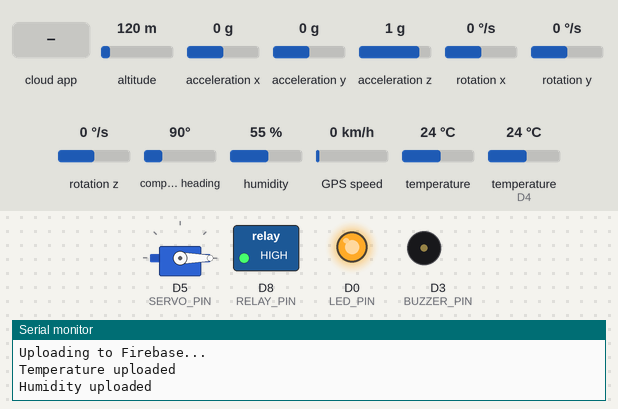
A sketch run on a simulated ESP8266 (NodeMCU). Shown: servo, switched loads named in the sketch (green lamp = pin HIGH), output pins drawn as LEDs (lit = HIGH), buzzer (waves = sounding, pin HIGH), the last lines printed to the serial monitor. The inputs (shaded band) are chosen by the test bench; at power-on: altitude 120 m, acceleration x 0 g, acceleration y 0 g, acceleration z 1 g, rotation x 0 °/s, rotation y 0 °/s, rotation z 0 °/s, compass heading 90°, humidity 55 %, GPS speed 0 km/h, temperature 24 °C, temperature (sensor on D4) 24 °C. WiFi joins after 1.5 s; servers stay silent unless stated; the GPS gets a fix after 3 s at 37.7749, -122.4194 with 8 satellites; the Firebase database answers and starts empty.

Above: at 4.5 s.
4.6 s: the phone or cloud app sets fan to 1
At 6.4 s:
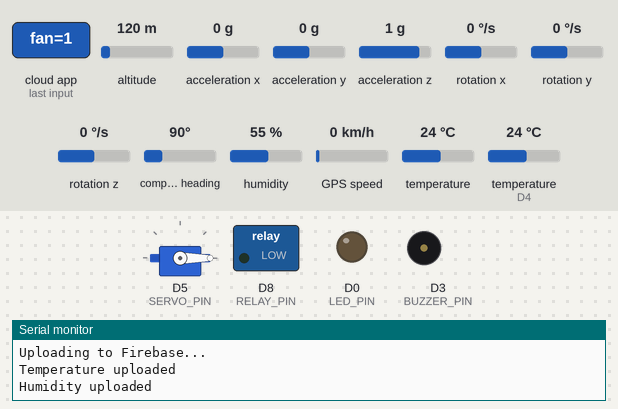
7.3 s: the phone or cloud app sets door to 1
At 7.9 s:
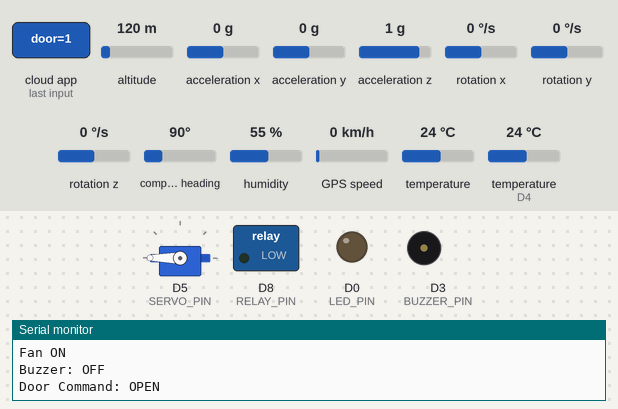
9.1 s: the phone or cloud app sets buzzer to 1
At 11.1 s:
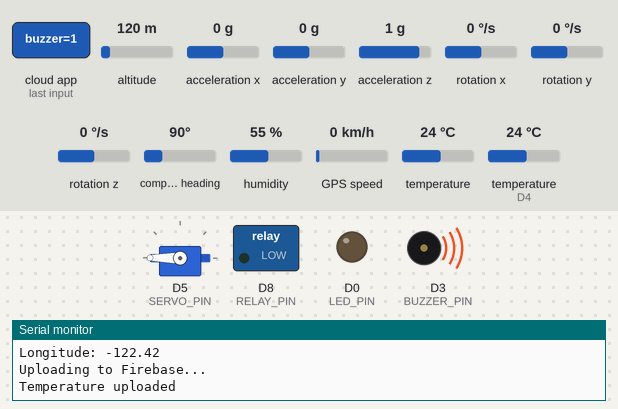
11.4 s: the phone or cloud app sets fan to 0
At 13.1 s:
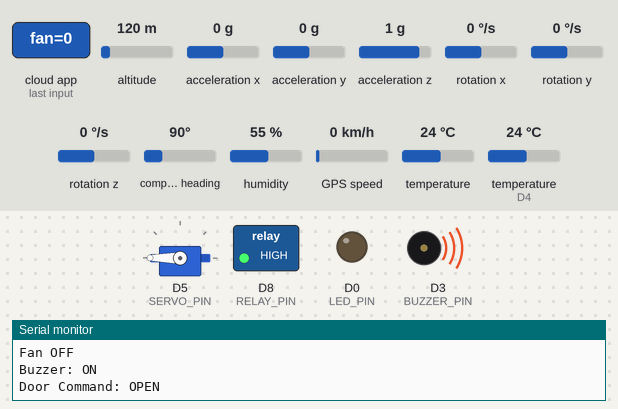
13.8 s: the phone or cloud app sets buzzer to 0
At 15.3 s:
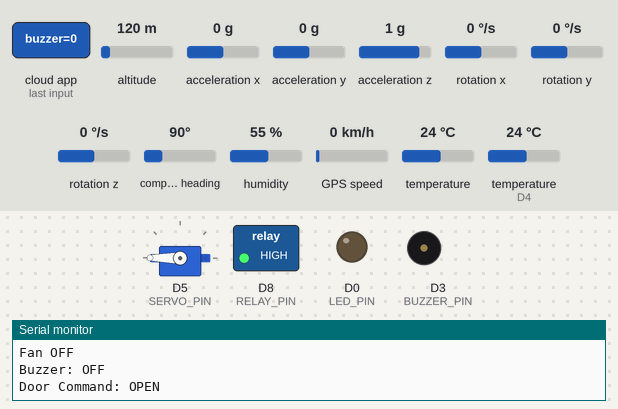
16.4 s: the phone or cloud app sets door to 0
At 18.7 s:
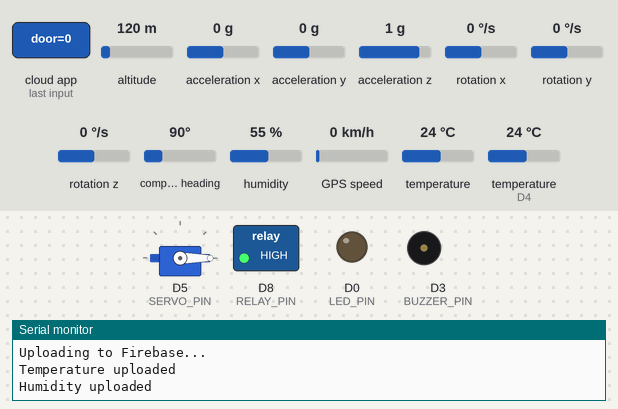
Timing chart, 0 to 20.0 s (numbered marks = the images above; inputs shaded):
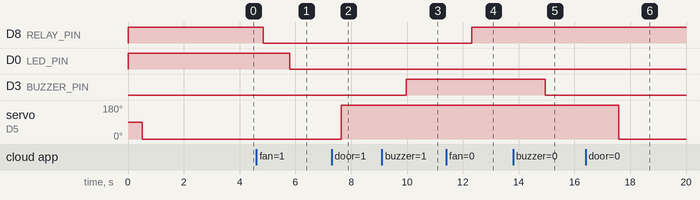

The sketch:

sketch_servo.ino
```cpp
/****************************************************
 * SMARTPETTI
 * IoT-Based Smart Delivery Box
 *
 * PART 1A
 * Libraries + WiFi + Firebase + Variables
 ****************************************************/


// ================= LIBRARIES =================

#include <ESP8266WiFi.h>

#include <Firebase_ESP_Client.h>
#include <addons/TokenHelper.h>
#include <addons/RTDBHelper.h>

#include <DHT.h>

#include <Wire.h>
#include <Adafruit_MPU6050.h>
#include <Adafruit_Sensor.h>

#include <TinyGPS++.h>
#include <SoftwareSerial.h>

#include <Servo.h>


// ================= WIFI =================

#define WIFI_SSID "YOUR_WIFI_SSID"
#define WIFI_PASSWORD "YOUR_WIFI_PASSWORD"


// ================= FIREBASE =================

#define API_KEY "YOUR_FIREBASE_API_KEY"

#define DATABASE_URL "YOUR_FIREBASE_DATABASE_URL"


// Firebase objects

FirebaseData fbdo;

FirebaseAuth auth;

FirebaseConfig config;


// ================= FIREBASE CONNECTION =================

void connectFirebase()
{

  config.api_key = API_KEY;

  config.database_url = DATABASE_URL;


  config.token_status_callback = tokenStatusCallback;


  Serial.println();
  Serial.println("Firebase Authentication...");


  if (Firebase.signUp(&config, &auth, "", ""))
  {

    Serial.println("Firebase Authentication OK");

  }
  else
  {

    Serial.print("Firebase Signup Error: ");

    Serial.println(
      config.signer.signupError.message.c_str()
    );

  }


  Firebase.begin(&config, &auth);

  Firebase.reconnectWiFi(true);


  Serial.println("Firebase Ready");

}


// ================= WIFI CONNECTION =================

void connectWiFi()
{

  Serial.println();

  Serial.print("Connecting to WiFi");


  WiFi.mode(WIFI_STA);

  WiFi.begin(WIFI_SSID, WIFI_PASSWORD);


  int counter = 0;


  while (WiFi.status() != WL_CONNECTED)
  {

    delay(500);

    Serial.print(".");


    counter++;


    if(counter > 40)
    {

      Serial.println();

      Serial.println("WiFi Connection Failed");

      return;

    }

  }


  Serial.println();

  Serial.println("WiFi Connected");


  Serial.print("IP Address: ");

  Serial.println(WiFi.localIP());

}


// ================= GLOBAL VARIABLES =================


// Sensor values

float temperature = 0;

float humidity = 0;


// MPU6050 values

float accelX = 0;

float accelY = 0;

float accelZ = 0;


// GPS values

double latitude = 0;

double longitude = 0;


// Control states

bool fanState = false;

bool buzzerState = false;

bool doorState = false;


// Timer

unsigned long lastUpdate = 0;


/****************************************************
 * SMARTPETTI
 *
 * PART 1B
 * Pin Configuration + Hardware Objects + Setup
 ****************************************************/


// ================= PIN DEFINITIONS =================


// DHT22

#define DHT_PIN D4

#define DHT_TYPE DHT22


// Outputs

#define BUZZER_PIN D3

#define SERVO_PIN D5

#define RELAY_PIN D8

#define LED_PIN D0


// ================= HARDWARE OBJECTS =================


// DHT Sensor

DHT dht(DHT_PIN, DHT_TYPE);


// MPU6050

Adafruit_MPU6050 mpu;


// Servo

Servo doorServo;


// GPS

// GPS TX  -> ESP8266 D7 (RX)
// GPS RX  -> ESP8266 D6 (TX)

SoftwareSerial gpsSerial(D7, D6);

TinyGPSPlus gps;


// ================= SETUP =================


void setup()
{

  Serial.begin(115200);


  Serial.println();

  Serial.println("================================");

  Serial.println("SMARTPETTI STARTING");

  Serial.println("================================");


  // GPS

  gpsSerial.begin(9600);


  // Output pins

  pinMode(RELAY_PIN, OUTPUT);

  pinMode(BUZZER_PIN, OUTPUT);

  pinMode(LED_PIN, OUTPUT);


  // Initial output states

  // Relay OFF

  digitalWrite(RELAY_PIN, HIGH);


  // Buzzer OFF

  digitalWrite(BUZZER_PIN, LOW);


  // LED OFF

  digitalWrite(LED_PIN, HIGH);


  // Servo setup

  doorServo.attach(SERVO_PIN);


  delay(500);


  // Door closed position

  doorServo.write(0);


  delay(1000);


  // DHT start

  dht.begin();


  // MPU6050 I2C

  Wire.begin(D2, D1);


  if(!mpu.begin())
  {

    Serial.println("MPU6050 NOT FOUND");


    while(1)
    {

      delay(100);

    }

  }


  Serial.println("MPU6050 Connected");


  // Connect WiFi

  connectWiFi();


  // Connect Firebase

  connectFirebase();


  // Initial Firebase status

  if(Firebase.ready())
  {

    Firebase.RTDB.setString(
      &fbdo,
      "/SmartPetti/device/status",
      "online"
    );


    Firebase.RTDB.setString(
      &fbdo,
      "/SmartPetti/sensors/doorStatus",
      "Closed"
    );

  }


  Serial.println();

  Serial.println("================================");

  Serial.println("SMARTPETTI READY");

  Serial.println("================================");

}

/****************************************************
 * SMARTPETTI
 *
 * PART 2A
 * Sensor Reading Functions
 ****************************************************/


// ================= READ DHT22 =================

void readDHT()
{

  temperature = dht.readTemperature();

  humidity = dht.readHumidity();


  if (isnan(temperature) || isnan(humidity))
  {

    Serial.println("DHT22 Reading Failed");

    return;

  }


  Serial.println();

  Serial.println("------ DHT22 ------");


  Serial.print("Temperature: ");

  Serial.print(temperature);

  Serial.println(" C");


  Serial.print("Humidity: ");

  Serial.print(humidity);

  Serial.println(" %");

}


// ================= READ MPU6050 =================

void readMPU()
{

  sensors_event_t accel;

  sensors_event_t gyro;

  sensors_event_t temp;


  mpu.getEvent(&accel, &gyro, &temp);


  accelX = accel.acceleration.x;

  accelY = accel.acceleration.y;

  accelZ = accel.acceleration.z;


  Serial.println();

  Serial.println("------ MPU6050 ------");


  Serial.print("Accel X: ");

  Serial.println(accelX);


  Serial.print("Accel Y: ");

  Serial.println(accelY);


  Serial.print("Accel Z: ");

  Serial.println(accelZ);


  Serial.print("Gyro X: ");

  Serial.println(gyro.gyro.x);


  Serial.print("Gyro Y: ");

  Serial.println(gyro.gyro.y);


  Serial.print("Gyro Z: ");

  Serial.println(gyro.gyro.z);

}


// ================= READ GPS =================

void readGPS()
{

  while(gpsSerial.available())
  {

    gps.encode(gpsSerial.read());

  }


  if(gps.location.isValid())
  {

    latitude = gps.location.lat();

    longitude = gps.location.lng();


    Serial.println();

    Serial.println("------ GPS ------");


    Serial.print("Latitude: ");

    Serial.println(latitude);


    Serial.print("Longitude: ");

    Serial.println(longitude);

  }

  else
  {

    Serial.println();

    Serial.println("GPS Searching...");

  }

}

/****************************************************
 * SMARTPETTI
 *
 * PART 2B
 * Firebase Sensor Upload
 ****************************************************/


// ================= UPLOAD SENSOR DATA =================

void uploadSensorData()
{

  if(!Firebase.ready())
  {

    Serial.println("Firebase Not Ready");

    return;

  }


  Serial.println();

  Serial.println("Uploading to Firebase...");


  // Temperature

  if(Firebase.RTDB.setFloat(
      &fbdo,
      "/SmartPetti/sensors/temperature",
      temperature))
  {

    Serial.println("Temperature uploaded");

  }
  else
  {

    Serial.print("Temperature Error: ");

    Serial.println(fbdo.errorReason());

  }


  // Humidity

  if(Firebase.RTDB.setFloat(
      &fbdo,
      "/SmartPetti/sensors/humidity",
      humidity))
  {

    Serial.println("Humidity uploaded");

  }
  else
  {

    Serial.print("Humidity Error: ");

    Serial.println(fbdo.errorReason());

  }


  // MPU Acceleration X

  Firebase.RTDB.setFloat(
    &fbdo,
    "/SmartPetti/sensors/accelerationX",
    accelX
  );


  // MPU Acceleration Y

  Firebase.RTDB.setFloat(
    &fbdo,
    "/SmartPetti/sensors/accelerationY",
    accelY
  );


  // MPU Acceleration Z

  Firebase.RTDB.setFloat(
    &fbdo,
    "/SmartPetti/sensors/accelerationZ",
    accelZ
  );


  // GPS Latitude

  Firebase.RTDB.setFloat(
    &fbdo,
    "/SmartPetti/location/latitude",
    latitude
  );


  // GPS Longitude

  Firebase.RTDB.setFloat(
    &fbdo,
    "/SmartPetti/location/longitude",
    longitude
  );


  // Device online status

  Firebase.RTDB.setString(
    &fbdo,
    "/SmartPetti/device/status",
    "online"
  );


  // Last update time

  Firebase.RTDB.setInt(
    &fbdo,
    "/SmartPetti/device/lastSeen",
    millis()
  );


  Serial.println("Firebase Upload Complete");

}

/****************************************************
 * SMARTPETTI
 *
 * PART 3A
 * Remote Control Functions
 ****************************************************/


// ================= READ FIREBASE CONTROLS =================

void readControls()
{

  if(!Firebase.ready())
  {

    Serial.println("Firebase Not Ready For Control");

    return;

  }


  // ================= FAN CONTROL =================


  if(Firebase.RTDB.getBool(
      &fbdo,
      "/SmartPetti/control/fan"))
  {


    fanState = fbdo.boolData();


    Serial.print("Fan Command: ");

    Serial.println(
      fanState ? "ON" : "OFF"
    );


    /*
      Most 1 channel relay modules are ACTIVE LOW

      LOW  = Relay ON
      HIGH = Relay OFF
    */


    if(fanState)
    {

      digitalWrite(RELAY_PIN, LOW);

      Serial.println("Fan ON");

    }
    else
    {

      digitalWrite(RELAY_PIN, HIGH);

      Serial.println("Fan OFF");

    }

  }
  else
  {

    Serial.print("Fan Read Error: ");

    Serial.println(fbdo.errorReason());

  }


  // ================= BUZZER CONTROL =================


  if(Firebase.RTDB.getBool(
      &fbdo,
      "/SmartPetti/control/buzzer"))
  {


    buzzerState = fbdo.boolData();


    digitalWrite(
      BUZZER_PIN,
      buzzerState ? HIGH : LOW
    );


    Serial.print("Buzzer: ");

    Serial.println(
      buzzerState ? "ON" : "OFF"
    );

  }


  // ================= SERVO DOOR CONTROL =================


  if(Firebase.RTDB.getBool(
      &fbdo,
      "/SmartPetti/control/door"))
  {


    doorState = fbdo.boolData();


    Serial.print("Door Command: ");

    Serial.println(
      doorState ? "OPEN" : "CLOSE"
    );


    if(doorState)
    {


      // OPEN position

      doorServo.write(180);


      delay(500);


      Firebase.RTDB.setString(
        &fbdo,
        "/SmartPetti/sensors/doorStatus",
        "Open"
      );


      Serial.println("Door OPEN");

    }
    else
    {


      // CLOSED position

      doorServo.write(0);


      delay(500);


      Firebase.RTDB.setString(
        &fbdo,
        "/SmartPetti/sensors/doorStatus",
        "Closed"
      );


      Serial.println("Door CLOSED");

    }

  }
  else
  {

    Serial.print("Door Read Error: ");

    Serial.println(fbdo.errorReason());

  }

}

/****************************************************
 * SMARTPETTI
 *
 * PART 3B
 * LED Status + Main Loop
 ****************************************************/


// ================= LED STATUS =================

void updateLED()
{

  if(WiFi.status() == WL_CONNECTED && Firebase.ready())
  {

    // Built-in LED ON

    digitalWrite(LED_PIN, LOW);

  }
  else
  {

    // Built-in LED OFF

    digitalWrite(LED_PIN, HIGH);

  }

}


// ================= MAIN LOOP =================

void loop()
{

  unsigned long currentMillis = millis();


  // Read sensors and upload every 2 seconds

  if(currentMillis - lastUpdate >= 2000)
  {


    lastUpdate = currentMillis;


    Serial.println();

    Serial.println("==============================");

    Serial.println("SMARTPETTI UPDATE");

    Serial.println("==============================");


    // Read sensors

    readDHT();


    readMPU();


    readGPS();


    // Upload values

    uploadSensorData();


    // Read remote commands

    readControls();


    // Update LED

    updateLED();


    Serial.println("==============================");

  }

}
```

Measured:
- after the input at 4.6 s, D8 (RELAY_PIN): HIGH → LOW after 0.25 s
- after the input at 7.3 s, servo on D5 (SERVO_PIN): 0° → 180° after 0.34 s
- after the input at 9.1 s, D3 (BUZZER_PIN): LOW → HIGH after 0.88 s
- after the input at 11.4 s, D8 (RELAY_PIN): LOW → HIGH after 0.92 s
- after the input at 13.8 s, D3 (BUZZER_PIN): HIGH → LOW after 1.2 s
- after the input at 16.4 s, servo on D5 (SERVO_PIN): 180° → 0° after 1.2 s
